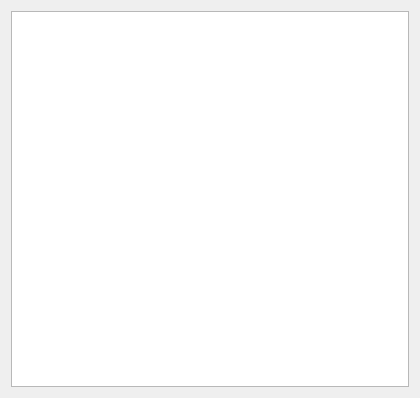
<?xml version="1.0" encoding="UTF-8"?>
<ui version="4.0">
 <class>Dialog</class>
 <widget class="QDialog" name="Dialog">
  <property name="geometry">
   <rect>
    <x>0</x>
    <y>0</y>
    <width>420</width>
    <height>398</height>
   </rect>
  </property>
  <property name="windowTitle">
   <string>Dialog</string>
  </property>
  <layout class="QGridLayout" name="gridLayout">
   <item row="0" column="0">
    <widget class="QTextBrowser" name="textBrowser"/>
   </item>
  </layout>
 </widget>
 <resources/>
 <connections/>
</ui>
